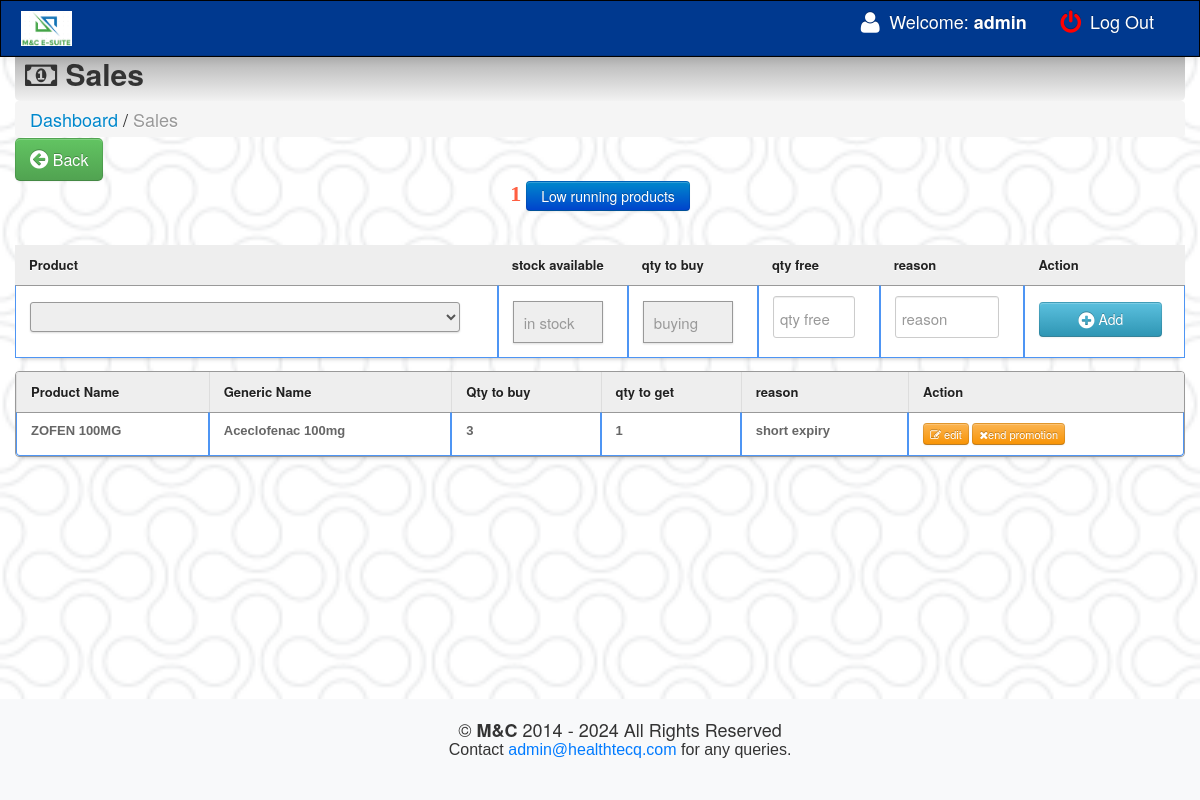
The page /main/promotion.php (signed in) on the database its author committed.
### tables this page shows
CREATE TABLE `promotion` (
  `id` int(10) NOT NULL,
  `product_id` int(10) NOT NULL,
  `reason` varchar(50) NOT NULL
);

CREATE TABLE `products` (
  `product_id` int(11) NOT NULL,
  `gen_name` varchar(512) DEFAULT NULL,
  `product_name` varchar(512) DEFAULT NULL,
  `UNITS` varchar(512) DEFAULT NULL,
  `qty` varchar(512) DEFAULT NULL,
  `o_price` int(11) DEFAULT NULL,
  `markup` double DEFAULT NULL,
  `price` double DEFAULT NULL,
  `instock` int(11) DEFAULT 0,
  `expiry_date` varchar(512) DEFAULT NULL,
  `date_arrival` varchar(512) DEFAULT NULL,
  `maxdiscre` varchar(512) DEFAULT NULL,
  `maxdiscpr` varchar(512) DEFAULT NULL,
  `maxdiscws` varchar(512) DEFAULT NULL,
  `maxdiscwsp` varchar(512) DEFAULT NULL,
  `date` varchar(512) DEFAULT NULL,
  `product_code` varchar(512) DEFAULT NULL,
  `level` int(10) NOT NULL,
  `promotionqty` int(11) DEFAULT 0,
  `promotion_number` int(11) DEFAULT 0
);

### main/promotion.php (the view, shortened to what this page needs)
<!DOCTYPE html PUBLIC "-//W3C//DTD XHTML 1.0 Transitional//EN" "http://www.w3.org/TR/xhtml1/DTD/xhtml1-transitional.dtd">
<html xmlns="http://www.w3.org/1999/xhtml">
	<?php
include '../connect.php';
$result = $db->prepare("SELECT * FROM products where qty < level ORDER BY product_id DESC");
$result->execute();
$rowcount123 = $result->rowcount();
?>
<html>
<head>
<link href="src/facebox.css" media="screen" rel="stylesheet" type="text/css" />
		<link href="vendors/uniform.default.css" rel="stylesheet" media="screen">
  <link href="css/bootstrap.css" rel="stylesheet">
<link rel="stylesheet" type="text/css" href="css/DT_bootstrap.css">
<link rel="stylesheet" href="css/font-awesome.min.css">
    <link href="css/bootstrap-responsive.css" rel="stylesheet">
<link href="../style.css" media="screen" rel="stylesheet" type="text/css" />
</head>
<body>
<?php include 'navfixed.php';?>
        <div class="container">
		<div class="contentheader">
			<i class="icon-money"></i> Sales
			</div>
			<ul class="breadcrumb">
			<a href="index.php"><li>Dashboard</li></a> /
			<li class="active">Sales</li>
			</ul>
<div style="margin-top: -19px; margin-bottom: 21px;">
<a  href="index.php"><button class="btn btn-success btn-large" style="float: none;" ><i class="icon icon-circle-arrow-left icon-large"></i> Back</button></a>
			<div style="text-align:center;">
			<font style="color:rgb(255, 95, 66); font:bold 22px 'Aleo';"><?php echo $rowcount123;?></font><a rel="facebox" href="level.php">  <button class="btn btn-primary">Low running products</button></a>
			</div>
</div>
<div class="container">
	<table style="border: 0px;padding: 0px;" id="resultTable"   data-responsive="table">
	<thead>
		<tr>
			<th> Product  </th>
			<th> stock available </th>
			<th> qty to buy </th>
			<th> qty free </th>
			<th> reason </th>
			<th> Action </th>
		</tr>
	</thead>
	<tbody>
<form action="savereason.php" method="post" >
 <td><select autofocus name="product" style="width:430px;font-size:0.8em;" class="chzn-select" id="mySelect">
<option></option>
<?php include '../connect.php';
$result = $db->prepare("SELECT* FROM products  WHERE qty>=1");
$result->execute();
?>
    <?php for ($i = 0; $row = $result->fetch(); $i++): ?>
    <option value="<?php echo $row['product_id']; ?>" data-qty="<?=$row['qty'];?>" data-pr="<?=$row['price'];?>"  data-minpr="<?=$row['maxdiscre']; ?>" data-bpr="<?=$row['o_price']; ?>" data-maxdiscpc="<?=$row['maxdiscpr'];?>">
    </option>
<?php endfor;?>
</select></td>
<td><input  name="qty" min="1" placeholder="in stock" autocomplete="off" style="width: 68px; height:30px; padding-top:6px; padding-bottom: 4px; margin-right: 4px; font-size:15px;" readonly /></td>
<td><input  name="qtybuy" placeholder="buying" autocomplete="off"  value="" style="width: 68px; height:30px; padding-top:6px; padding-bottom: 4px; margin-right: 4px; font-size:15px;" required /></td>
<td><input type="number"  name="qtyfree" min="" placeholder="qty free"   style="width: 68px; height:30px; padding-top:6px; padding-bottom: 4px; margin-right: 4px; font-size:15px;" required></td>
<td><input type="text" name="reason"  placeholder="reason"  style="width: 90px; height:30px; padding-top:6px; padding-bottom: 4px; margin-right: 4px; font-size:15px;" required/></td>
<td><Button type="submit" class="btn btn-info" style="width: 123px; height:35px; margin-top:-5px;" /><i class="icon-plus-sign icon-large" ></i> Add</button></td>
</form></tbody>
</table>
<table class="table table-bordered" id="resultTable" data-responsive="table">
	<thead>
		<tr>
			<th> Product Name </th>
			<th> Generic Name </th>
			<th> Qty to buy </th>
			<th> qty to get </th>
			<th> reason </th>
			<th> Action </th>
		</tr>
	</thead>
	<tbody>
			<?php
$qty =1 ;
include '../connect.php';
$result = $db->prepare("SELECT *  FROM  products JOIN promotion ON products.product_id=promotion.product_id WHERE promotionqty>=:qty");
$result->bindParam(':qty', $qty);
$result->execute();
for ($i = 1; $row = $result->fetch(); $i++) {
	?>
			<tr class="record">
			<td><?php echo $row['product_code']; ?></td>
			<td><?php echo $row['gen_name']; ?></td>
			<td>
			<?php echo $row['promotionqty']; ?> </td>
			<td><?php echo $row['promotion_number']; ?></td>
			<td>
			<?php echo $row['reason']; ?></td>
			<td ><a rel="facebox" href="editpromo.php?id=<?php echo $row['product_id']; ?>&reason=<?php echo $row['reason']; ?>&promqty=<?php echo $row['promotionqty']; ?>&promno=<?php echo $row['promotion_number']; ?>"><span><button class="btn btn-mini btn-warning"><i class="icon icon-edit"></i> edit </button></a>
			<a href="end.php?product_id=<?php echo $row['product_id']; ?>"><button class="btn btn-mini btn-warning" onClick="alert('do you want to end the promotion?')"><i class="icon icon-remove"></i>end promotion</button></span></a>
			</tr>
			<?php
}
?>
</table>
</div>
</div>
</body>
<?php include 'footer.php';?>
</html>

### style.css (style rules this page uses)
td a { color:darkblue; }
select { border: 1px solid #999; background: #EEEEEE; padding: 5px 10px; box-shadow:0 1px 2px #ddd; -moz-box-shadow:0 1px 2px #ddd; -webkit-box-shadow:0 1px 2px #ddd; }
input { border: 1px solid #999; background: #EEEEEE; padding: 10px; box-shadow:0 1px 2px #ddd; -moz-box-shadow:0 1px 2px #ddd; -webkit-box-shadow:0 1px 2px #ddd; }
#resultTable { border-collapse: separate; background-color: #FFFFFF; border-spacing: 0; max-width: 100%; }
#resultTable { color: #666666; text-shadow: 0 1px 0 #FFFFFF; width: 100%; border: 1px solid #999999; box-shadow: 0 5px 5px -5px rgba(0, 0, 0, 0.3); margin-top: 13px; }
#resultTable thead tr th { background: none repeat scroll 0 0 #EEEEEE; color: #222222; padding: 10px 14px; text-align: left; border-top: 0 none; font-size: 13px; }
#resultTable tbody tr td { font: bold 13px 'Arial'; text-align: left; padding: 10px 14px; border-top: 1px solid #999999; }
#resultTable td { padding:7px; border:#4e95f4 1px solid; }
#resultTable tr { background: #fff; }

### main/promotion.php (style rules this page uses)
body { padding-top: 60px; padding-bottom: 40px; }

### main/navfixed.php (style rules this page uses)
body { background-image: url('../main/images/double-bubble-outline.png'); background-repeat: no-repeat; background-size: cover; background-position: center; }

### rows shown on the page
promotion: product.product_code "ZOFEN 100MG", product.gen_name "Aceclofenac 100mg", product.promotionqty "3", product.promotion_number "1", reason "short expiry"

### other values the page prints
$_SESSION['SESS_FIRST_NAME'] "admin"
$rowcount123 "1"
$year "2014"
